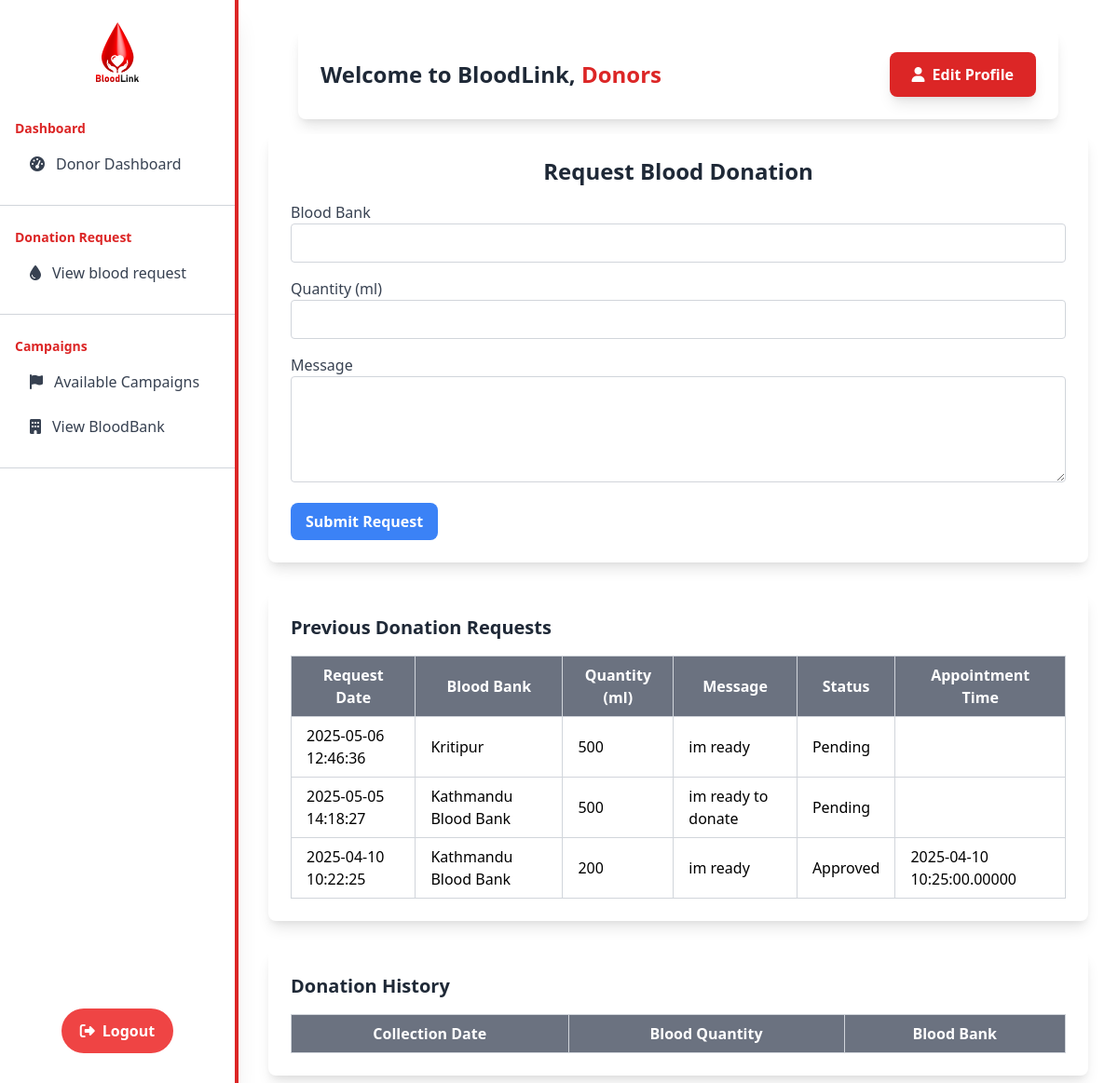
The app's page /Donordashboard/donaterequest.php (signed in) with its own data.
### tables this page shows
CREATE TABLE `donation_requests` (
  `id` int(11) UNSIGNED NOT NULL,
  `blood_bank_id` int(11) UNSIGNED NOT NULL,
  `request_date` timestamp NOT NULL DEFAULT current_timestamp(),
  `status` enum('Pending','Approved','Rejected','Completed') DEFAULT 'Pending',
  `quantity` int(100) NOT NULL,
  `donor_email` varchar(255) NOT NULL,
  `message` varchar(225) DEFAULT NULL,
  `appointment_time` timestamp(5) NULL DEFAULT NULL,
  `responsetime` timestamp NOT NULL DEFAULT current_timestamp()
);

CREATE TABLE `users` (
  `id` int(11) UNSIGNED NOT NULL,
  `fullname` varchar(255) NOT NULL,
  `email` varchar(255) NOT NULL,
  `password` varchar(255) NOT NULL,
  `phone` varchar(20) DEFAULT NULL,
  `address` varchar(255) DEFAULT NULL,
  `user_type` enum('User','Donor','Admin','BloodBank') NOT NULL,
  `latitude` decimal(9,6) DEFAULT NULL,
  `longitude` decimal(9,6) DEFAULT NULL
);

### Donordashboard/donaterequest.php (the view, shortened to what this page needs)
<?php
require('../connection.php');
$donor_email = $_SESSION['donoremail'];
$blood_bank_name = null;
$query = $con->prepare("SELECT dr.id, dr.quantity, dr.message, dr.request_date, dr.status, dr.appointment_time, bb.fullname as blood_bank FROM donation_requests dr JOIN users bb ON dr.blood_bank_id = bb.id WHERE dr.donor_email = ? ORDER BY dr.request_date DESC");
$query->bind_param("s", $donor_email);
$query->execute();
$previous_requests = $query->get_result();
?>
<!DOCTYPE html>
<html lang="en">
<head>
    <link rel="stylesheet" href="https://cdn.jsdelivr.net/npm/tailwindcss@2.2.19/dist/tailwind.min.css">
</head>
<body>
    <main class="py-2 px-8">
        <?php @include'donormenu.php'?>
        <section class="ml-64 mt-4">
            <div class="bg-white p-6 rounded-lg shadow-lg">
                <h1 class="text-2xl font-bold text-gray-800 mb-4 text-center">Request Blood Donation</h1>
                <form action="donateRequest.php" method="POST">
                    <div class="mb-4">
                        <label class="block text-gray-700">Blood Bank</label>
                        <input type="text" value="<?php echo htmlspecialchars($blood_bank_name); ?>" class="w-full p-2 border border-gray-300 rounded" readonly>
                    </div>
                    <div class="mb-4">
                        <label for="quantity" class="block text-gray-700">Quantity (ml)</label>
                        <input type="number" id="quantity" name="quantity" min="100" max="500" class="w-full p-2 border border-gray-300 rounded" required>
                    </div>
                    <div class="mb-4">
                        <label for="message" class="block text-gray-700">Message</label>
                        <textarea id="message" name="message" rows="4" class="w-full p-2 border border-gray-300 rounded"></textarea>
                    </div>
                    <button type="submit" class="bg-blue-500 text-white font-semibold px-4 py-2 rounded-lg hover:bg-blue-600 transition duration-150">Submit Request</button>
                </form>
            </div>
            <div class="bg-white p-6 mt-8 rounded-lg shadow-lg">
                <h2 class="text-xl font-bold text-gray-800 mb-4">Previous Donation Requests</h2>
                <table class="min-w-full bg-white border-collapse border border-gray-200">
                    <thead>
                        <tr class="bg-gray-500 text-white">
                            <th class="px-4 py-2 border border-gray-300">Request Date</th>
                            <th class="px-4 py-2 border border-gray-300">Blood Bank</th>
                            <th class="px-4 py-2 border border-gray-300">Quantity (ml)</th>
                            <th class="px-4 py-2 border border-gray-300">Message</th>
                            <th class="px-4 py-2 border border-gray-300">Status</th>
                            <th class="px-4 py-2 border border-gray-300">Appointment Time</th>
                        </tr>
                    </thead>
                    <tbody>
                        <?php while ($request = $previous_requests->fetch_assoc()): ?>
                            <tr>
                                <td class="px-4 py-2 border border-gray-300"><?php echo htmlspecialchars($request['request_date']); ?></td>
                                <td class="px-4 py-2 border border-gray-300"><?php echo htmlspecialchars($request['blood_bank']); ?></td>
                                <td class="px-4 py-2 border border-gray-300"><?php echo htmlspecialchars($request['quantity']); ?></td>
                                <td class="px-4 py-2 border border-gray-300"><?php echo htmlspecialchars($request['message']); ?></td>
                                <td class="px-4 py-2 border border-gray-300"><?php echo htmlspecialchars($request['status']); ?></td>
                                <td class="px-4 py-2 border border-gray-300"><?php echo htmlspecialchars($request['appointment_time']); ?></td>
                            </tr>
                        <?php endwhile; ?>
                    </tbody>
                </table>
            </div>
            <div class="bg-white p-6 mt-8 rounded-lg shadow-lg">
                <h2 class="text-xl font-bold text-gray-800 mb-4">Donation History</h2>
                <table class="min-w-full bg-white border-collapse border border-gray-200">
                    <thead>
                        <tr class="bg-gray-500 text-white">
                            <th class="px-4 py-2 border border-gray-300">Collection Date</th>
                            <th class="px-4 py-2 border border-gray-300">Blood Quantity</th>
                            <th class="px-4 py-2 border border-gray-300">Blood Bank</th>
                        </tr>
                    </thead>
                </table>
            </div>
        </section>
    </main>
</body>
</html>

### records on screen
donation_requests: request_date "2025-05-06 12:46:36", users.fullname "Kritipur", quantity "500", message "im ready", status "Pending"
donation_requests: request_date "2025-05-05 14:18:27", users.fullname "Kathmandu Blood Bank", quantity "500", message "im ready to donate", status "Pending"
donation_requests: request_date "2025-04-10 10:22:25", users.fullname "Kathmandu Blood Bank", quantity "200", message "im ready", status "Approved", appointment_time "2025-04-10 10:25:00.00000"

### other values on screen
$_SESSION['donorname'] "Donors"
